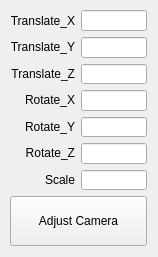
<?xml version="1.0" encoding="UTF-8"?>
<ui version="4.0">
 <class>Form</class>
 <widget class="QWidget" name="Form">
  <property name="geometry">
   <rect>
    <x>0</x>
    <y>0</y>
    <width>158</width>
    <height>257</height>
   </rect>
  </property>
  <property name="windowTitle">
   <string>Form</string>
  </property>
  <widget class="QWidget" name="">
   <property name="geometry">
    <rect>
     <x>10</x>
     <y>10</y>
     <width>137</width>
     <height>236</height>
    </rect>
   </property>
   <layout class="QVBoxLayout" name="verticalLayout_3">
    <item>
     <layout class="QHBoxLayout" name="horizontalLayout">
      <item>
       <layout class="QVBoxLayout" name="verticalLayout">
        <item>
         <widget class="QLabel" name="label">
          <property name="text">
           <string>Translate_X</string>
          </property>
          <property name="alignment">
           <set>Qt::AlignRight|Qt::AlignTrailing|Qt::AlignVCenter</set>
          </property>
         </widget>
        </item>
        <item>
         <widget class="QLabel" name="label_2">
          <property name="text">
           <string>Translate_Y</string>
          </property>
          <property name="alignment">
           <set>Qt::AlignRight|Qt::AlignTrailing|Qt::AlignVCenter</set>
          </property>
         </widget>
        </item>
        <item>
         <widget class="QLabel" name="label_3">
          <property name="text">
           <string>Translate_Z</string>
          </property>
          <property name="alignment">
           <set>Qt::AlignRight|Qt::AlignTrailing|Qt::AlignVCenter</set>
          </property>
         </widget>
        </item>
        <item>
         <widget class="QLabel" name="label_4">
          <property name="text">
           <string>Rotate_X</string>
          </property>
          <property name="alignment">
           <set>Qt::AlignRight|Qt::AlignTrailing|Qt::AlignVCenter</set>
          </property>
         </widget>
        </item>
        <item>
         <widget class="QLabel" name="label_5">
          <property name="text">
           <string>Rotate_Y</string>
          </property>
          <property name="alignment">
           <set>Qt::AlignRight|Qt::AlignTrailing|Qt::AlignVCenter</set>
          </property>
         </widget>
        </item>
        <item>
         <widget class="QLabel" name="label_6">
          <property name="text">
           <string>Rotate_Z</string>
          </property>
          <property name="alignment">
           <set>Qt::AlignRight|Qt::AlignTrailing|Qt::AlignVCenter</set>
          </property>
         </widget>
        </item>
        <item>
         <widget class="QLabel" name="label_7">
          <property name="text">
           <string>Scale</string>
          </property>
          <property name="alignment">
           <set>Qt::AlignRight|Qt::AlignTrailing|Qt::AlignVCenter</set>
          </property>
         </widget>
        </item>
       </layout>
      </item>
      <item>
       <layout class="QVBoxLayout" name="verticalLayout_2">
        <item>
         <widget class="QLineEdit" name="trX">
          <property name="alignment">
           <set>Qt::AlignCenter</set>
          </property>
         </widget>
        </item>
        <item>
         <widget class="QLineEdit" name="trY">
          <property name="alignment">
           <set>Qt::AlignCenter</set>
          </property>
         </widget>
        </item>
        <item>
         <widget class="QLineEdit" name="trZ">
          <property name="alignment">
           <set>Qt::AlignCenter</set>
          </property>
         </widget>
        </item>
        <item>
         <widget class="QLineEdit" name="rtX">
          <property name="alignment">
           <set>Qt::AlignCenter</set>
          </property>
         </widget>
        </item>
        <item>
         <widget class="QLineEdit" name="rtY">
          <property name="alignment">
           <set>Qt::AlignCenter</set>
          </property>
         </widget>
        </item>
        <item>
         <widget class="QLineEdit" name="rtZ">
          <property name="alignment">
           <set>Qt::AlignCenter</set>
          </property>
         </widget>
        </item>
        <item>
         <widget class="QLineEdit" name="scX">
          <property name="alignment">
           <set>Qt::AlignCenter</set>
          </property>
         </widget>
        </item>
       </layout>
      </item>
     </layout>
    </item>
    <item>
     <widget class="QPushButton" name="excBtn">
      <property name="minimumSize">
       <size>
        <width>0</width>
        <height>50</height>
       </size>
      </property>
      <property name="text">
       <string>Adjust Camera</string>
      </property>
     </widget>
    </item>
   </layout>
  </widget>
 </widget>
 <resources/>
 <connections/>
</ui>
